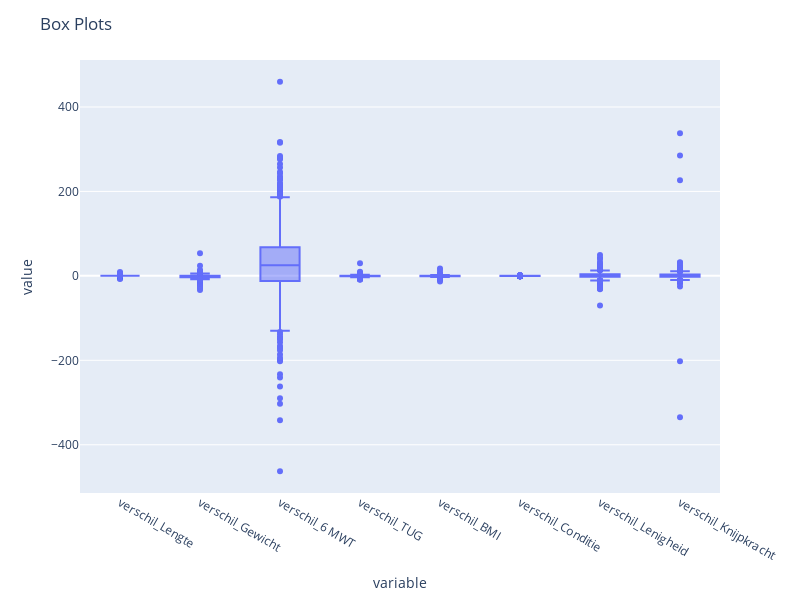

The notebook cell this image was saved under:
### Markdown cell above
Identify outliers

### Code cell
# Remove rows insane values since this messes the plot
df_fitheids_scan = df_fitheids_scan[df_fitheids_scan['verschil_Lenigheid'] <= 3000]

# Create box plots for each column
fig = px.box(df_fitheids_scan, y=['verschil_Lengte', 'verschil_Gewicht',
               'verschil_6 MWT', 'verschil_TUG',
               'verschil_BMI', 'verschil_Conditie',
               'verschil_Lenigheid', 'verschil_Knijpkracht'], facet_col_wrap=4)

# Update the layout and show the figure
fig.update_layout(height=600, width=800, title_text="Box Plots")
fig.show()

### Figure 1 — Plotly figure (JSON) as saved in the notebook; plotly's stock layout.template omitted (floating-point values rounded to 4 significant figures; data arrays with more than 128 entries replaced by an {"elided": "..."} marker saying what was removed)
{"data": [{"alignmentgroup": "True", "hovertemplate": "variable=%{x}<br>value=%{y}<extra></extra>", "legendgroup": "", "marker": {"color": "#636efa"}, "name": "", "notched": false, "offsetgroup": "", "orientation": "v", "showlegend": false, "type": "box", "x": {"elided": "10056 str values"}, "x0": " ", "xaxis": "x", "y": {"elided": "10056 float values"}, "y0": " ", "yaxis": "y"}], "layout": {"boxmode": "group", "height": 600, "legend": {"tracegroupgap": 0}, "margin": {"t": 60}, "title": {"text": "Box Plots"}, "width": 800, "xaxis": {"anchor": "y", "domain": [0, 1], "title": {"text": "variable"}}, "yaxis": {"anchor": "x", "domain": [0, 1], "title": {"text": "value"}}}}
